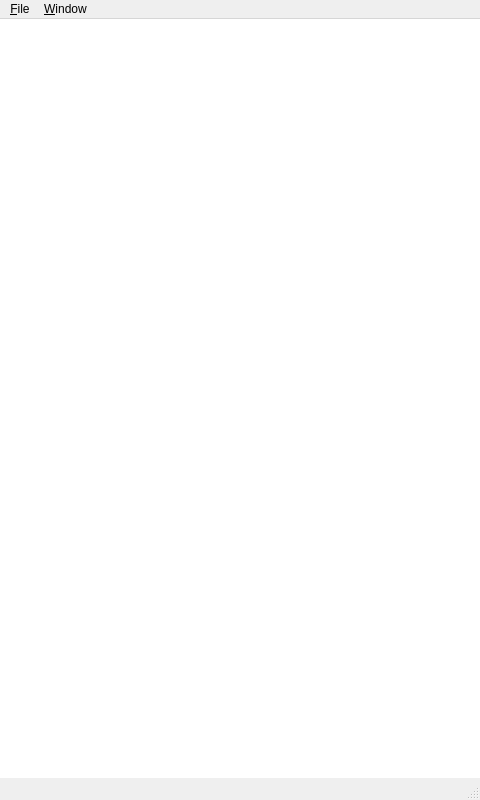
<?xml version="1.0" encoding="UTF-8"?>
<ui version="4.0">
 <class>MainWindow</class>
 <widget class="QMainWindow" name="MainWindow">
  <property name="geometry">
   <rect>
    <x>0</x>
    <y>0</y>
    <width>480</width>
    <height>800</height>
   </rect>
  </property>
  <property name="sizePolicy">
   <sizepolicy hsizetype="Preferred" vsizetype="Preferred">
    <horstretch>0</horstretch>
    <verstretch>0</verstretch>
   </sizepolicy>
  </property>
  <property name="windowTitle">
   <string>OpenIVI Mobility HTML5</string>
  </property>
  <widget class="QWidget" name="centralWidget">
   <layout class="QHBoxLayout" name="horizontalLayout">
    <property name="spacing">
     <number>0</number>
    </property>
    <property name="leftMargin">
     <number>0</number>
    </property>
    <property name="topMargin">
     <number>0</number>
    </property>
    <property name="rightMargin">
     <number>0</number>
    </property>
    <property name="bottomMargin">
     <number>0</number>
    </property>
    <item>
     <widget class="WebGraphicView" name="graphicsView">
      <property name="minimumSize">
       <size>
        <width>300</width>
        <height>300</height>
       </size>
      </property>
      <property name="frameShape">
       <enum>QFrame::NoFrame</enum>
      </property>
      <property name="verticalScrollBarPolicy">
       <enum>Qt::ScrollBarAlwaysOff</enum>
      </property>
      <property name="horizontalScrollBarPolicy">
       <enum>Qt::ScrollBarAlwaysOff</enum>
      </property>
      <property name="sizeAdjustPolicy">
       <enum>QAbstractScrollArea::AdjustToContents</enum>
      </property>
     </widget>
    </item>
   </layout>
  </widget>
  <widget class="QMenuBar" name="menuBar_">
   <property name="geometry">
    <rect>
     <x>0</x>
     <y>0</y>
     <width>480</width>
     <height>30</height>
    </rect>
   </property>
   <widget class="QMenu" name="menu_File">
    <property name="title">
     <string>&amp;File</string>
    </property>
    <addaction name="actionOpen_URL"/>
    <addaction name="actionBluetooth"/>
    <addaction name="separator"/>
    <addaction name="action_Quit"/>
   </widget>
   <widget class="QMenu" name="menu_Window">
    <property name="title">
     <string>&amp;Window</string>
    </property>
    <addaction name="action_Full_Screen"/>
   </widget>
   <addaction name="menu_File"/>
   <addaction name="menu_Window"/>
  </widget>
  <widget class="QStatusBar" name="statusBar_"/>
  <action name="action_Quit">
   <property name="text">
    <string>&amp;Quit</string>
   </property>
  </action>
  <action name="actionOpen_URL">
   <property name="text">
    <string>&amp;Open File...</string>
   </property>
  </action>
  <action name="action_Full_Screen">
   <property name="text">
    <string>&amp;Full Screen (F11)</string>
   </property>
   <property name="iconText">
    <string>Full Screen</string>
   </property>
  </action>
  <action name="action_No_Data">
   <property name="checkable">
    <bool>true</bool>
   </property>
   <property name="text">
    <string>&amp;Stop</string>
   </property>
   <property name="iconText">
    <string>Stop</string>
   </property>
  </action>
  <action name="actionFrom_file">
   <property name="checkable">
    <bool>true</bool>
   </property>
   <property name="checked">
    <bool>true</bool>
   </property>
   <property name="text">
    <string>From file</string>
   </property>
  </action>
  <action name="actionFrom_CAN_bus">
   <property name="checkable">
    <bool>true</bool>
   </property>
   <property name="text">
    <string>From CAN bus</string>
   </property>
   <property name="toolTip">
    <string>From CAN bus</string>
   </property>
  </action>
  <action name="actionBluetooth">
   <property name="text">
    <string>Manage Bluetooth Devices...</string>
   </property>
  </action>
 </widget>
 <layoutdefault spacing="6" margin="11"/>
 <customwidgets>
  <customwidget>
   <class>WebGraphicView</class>
   <extends>QGraphicsView</extends>
   <header>webgraphicview.h</header>
  </customwidget>
 </customwidgets>
 <resources/>
 <connections/>
</ui>
